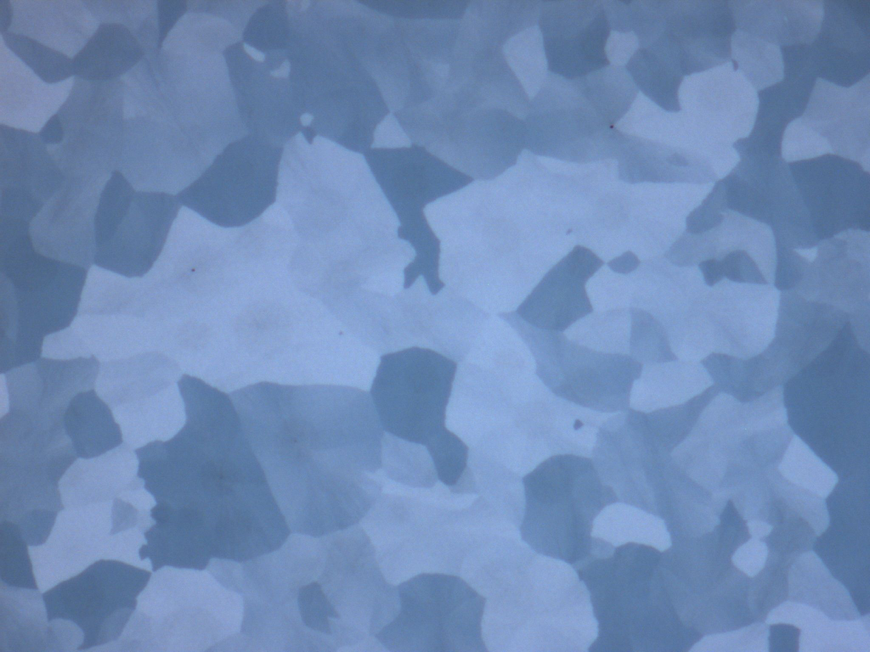
#> input picture contrast_images/0C_bf_140.png, 870 x 652 px; its folder holds 4 pictures in this run; the run also reads 2 pictures not shown here
$ python grain_counting.py   (older library calls are emulated)
#> lines starting #> are read from the running program, lines starting #| are printed output that depends on the picture; after the words box and inside, x2 and y2 are one past the last pixel; in counts of white or black regions, pixels touching at a corner belong together; pictures that were not available may be replaced by others from this repository, and a replacement may not be noted
import numpy as np
import pandas as pd
import matplotlib.pyplot as plt

from skimage.io import imread
from skimage.color import rgb2gray, rgba2rgb, label2rgb
from skimage.filters import sobel, threshold_otsu,\
        unsharp_mask, threshold_multiotsu
from skimage.filters.rank import mean
from skimage.morphology import disk
from skimage.morphology import binary_erosion, binary_dilation, local_maxima
from skimage.segmentation import watershed, mark_boundaries
from skimage.measure import label
from skimage.util import img_as_ubyte

def locate_grains(temp, mag, res=2, offset=0, multi_otsu=True):

    # Import images in RGB space:
#> called with temp = 0, mag = 140, res = 3, offset = 3, multi_otsu = False
    img_bf = rgba2rgb(imread(f'./contrast_images/{temp}C_bf_{mag}.png'))
    img_df = rgba2rgb(imread(f'./contrast_images/{temp}C_df_{mag}.png'))

    # Vertical offset if so required:
    if offset > 0:
        img_bf = img_bf[:-offset,:]
#> img_bf: shape (649, 870, 3) float64
        img_df = img_df[offset:,:]
    elif offset < 0:
        img_bf = img_bf[-offset:,:]
        img_df = img_df[:offset,:]

    # Horizontal crop if necessary:
    if img_bf.shape[1] > img_df.shape[1]:
        img_bf = img_bf[:, :img_df.shape[1]]
    elif img_bf.shape[1] < img_df.shape[1]:
        img_df = img_df[:, :img_bf.shape[1]]

    # Isolate greyscale maps of grain boundaries:
    gbs_bf = sobel(rgb2gray(img_bf))
    gbs_df = rgb2gray(img_df)

    # Rescale fields to maximize contrast across middle 95% of data:

    minval_bf = np.percentile(gbs_bf, 2.5)
#> minval_bf = 0.00104
    minval_df = np.percentile(gbs_df, 2.5)
#> minval_df = 0.414
    maxval_bf = gbs_bf.max()
#> maxval_bf = 0.125
    maxval_df = gbs_df.max()
#> maxval_df = 0.727

    gbs_bf_maxcon = (gbs_bf - minval_bf) / (maxval_bf - minval_bf)
    gbs_df_maxcon = (gbs_df - minval_df) / (maxval_df - minval_df)

    gbs_bf_maxcon[gbs_bf_maxcon < 0] = 0
#> gbs_bf_maxcon: shape (649, 870) float64; min 0, max 1, mean 0.0533
    gbs_df_maxcon[gbs_df_maxcon < 0] = 0
#> gbs_df_maxcon: shape (649, 870) float64; min 0, max 1, mean 0.38

    # Combine maps with equal weighting:
    gbs_maxcon = 1 - (gbs_bf_maxcon+gbs_df_maxcon) / 2

    # Use gaussian method to smooth noise and sharpen boundaries:
    gbs_smoothed = mean(img_as_ubyte(gbs_maxcon), selem=disk(1))
    gbs_sharpened = unsharp_mask(gbs_smoothed, radius=5, amount=2)
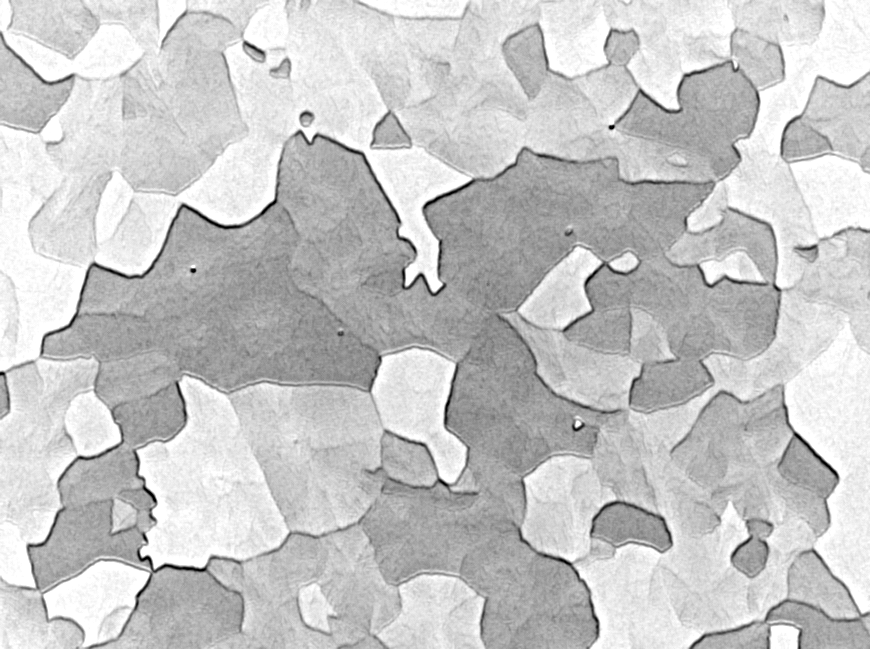
#> gbs_sharpened: shape (649, 870) float64; min 0, max 1, mean 0.78

    # Use thresholding to identify candidate boundaries:
    if multi_otsu:
        multi_thresholds = threshold_multiotsu(gbs_sharpened, classes=4, nbins=256)
        gbs_regions = np.digitize(gbs_sharpened, bins=multi_thresholds)
        grains = (gbs_regions == gbs_regions.max())
    else:
        threshold = threshold_otsu(gbs_sharpened)
#> threshold = 0.764
        grains = gbs_sharpened > threshold
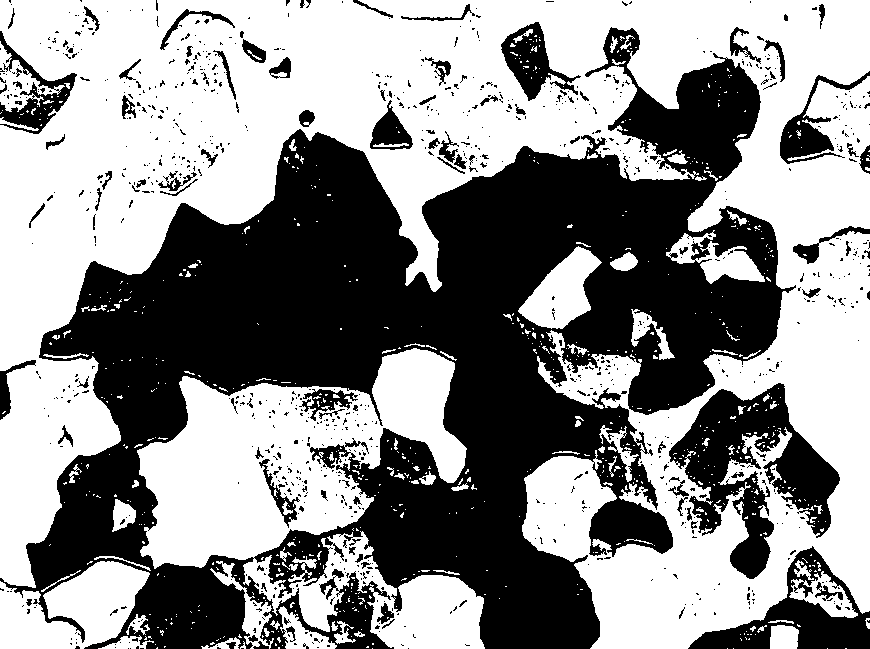
#> grains: shape (649, 870) bool; 55.7% white; 976 black regions (874 under 20 px), largest, box (x1, y1, x2, y2) and area: (0, 27, 796, 649) 208759, (669, 383, 840, 579) 14043, (688, 546, 870, 649) 6232

    # Execute weighted opening algorithm:
    #   - Erode grains using circular regions of erosion radius ER
    #   - (This means that ER ~ minimum detectable grain radius)
    #   - (i.e. decrease ER for smaller microstructures)
    #   - Then dilate by DR < ER (so as to have a net erode)
    #   - Continue until there's nothing left
    #   - Track progress in order to create a heatmap of survival time
    #   - Local maxima of this heatmap represents grain cores

    grains_opening = grains
    opening_progress = np.zeros_like(grains_opening)

    er = res        # erosion radius
    cf = 0.5        # coarseness factor
    dr = er * cf    # dilation radius

    while np.any(grains_opening):

        opening_progress = np.where(grains_opening != 0,
                opening_progress + 1, opening_progress)
        grains_opening = binary_erosion(grains_opening, selem=disk(er))
        grains_opening = binary_dilation(grains_opening, selem=disk(dr))
#> this loop made 35 passes
#> grains_opening: shape (649, 870) bool; every value is 0
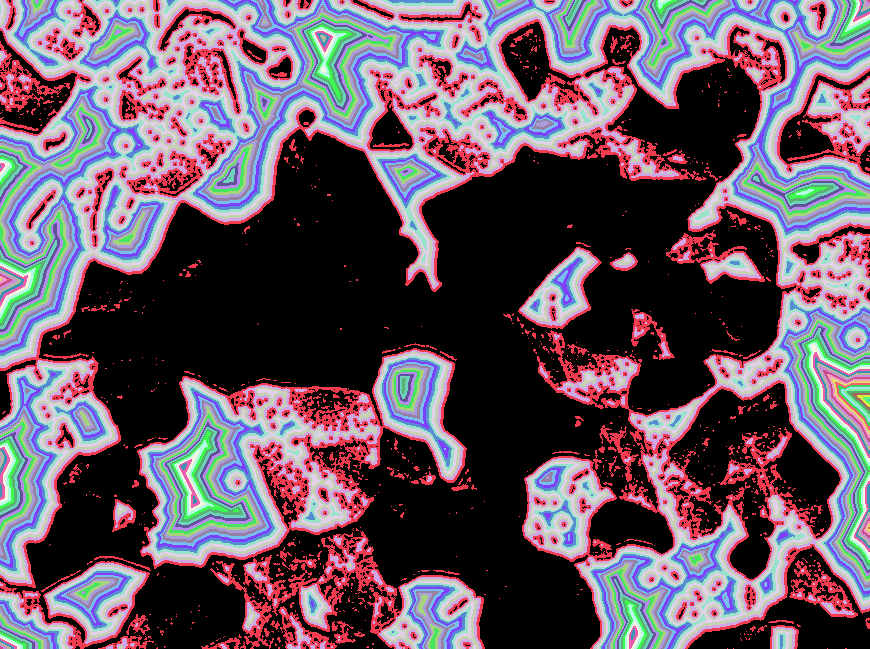
#> opening_progress: shape (649, 870) int64; 36 distinct labels, from 0 to 35; one colour per label, 0 black

    opening_progress = opening_progress / opening_progress.max()

    # Generate map of grain cores
    # (connectivity defined so as to equal disk(er))
    grain_cores = local_maxima(opening_progress,
            connectivity=er**2,
            indices=False, allow_borders=True)
#> grain_cores: shape (649, 870) bool; 2.2% white in thin lines or dots
    cores_x, cores_y = local_maxima(opening_progress,
            connectivity=er**2,
            indices=True, allow_borders=True)
#> cores_x = 12668 values from 0 to 648; cores_y = 12668 values, max 869 at index 121, min 0 at index 293, mean 458.9

    # Use grain cores as markers for watershed algorithm

    markers = label(grain_cores, connectivity=2)
#> markers: shape (649, 870) int32; 1032 distinct labels, from 0 to 1031

    #grain_labels = watershed(-1*grains, markers)
    #grain_labels = watershed(-gbs_sharpened, markers)
    grain_labels = watershed(-opening_progress, markers)
#> grain_labels: shape (649, 870) int32; 1031 distinct labels, from 1 to 1031

    #grain_map = label2rgb(grain_labels, image=grains, bg_label=0)
    grain_map = label2rgb(grain_labels, image=gbs_sharpened, bg_label=0)
    #grain_map = label2rgb(grain_labels, image=opening_progress, bg_label=0)

    marked_grain_map = mark_boundaries(grain_map, grain_labels)

    #print(np.unique(grain_labels))

    return grain_labels, img_bf, img_df, gbs_maxcon, gbs_sharpened, grains,\
            grain_cores, marked_grain_map, opening_progress

def grain_density(temp, mag, **kwargs):

    grain_labels, img_bf, img_df, gbs_maxcon, gbs_sharpened, grains, \
            grain_cores, marked_grain_map,\
            opening_progress = locate_grains(temp, mag, **kwargs)

    n_grains = grain_labels.max()
    hl_ratio = marked_grain_map.shape[0] / marked_grain_map.shape[1]

    length_um = mag
    height_um = length_um * hl_ratio
    area_um2 = length_um * height_um

    return n_grains/area_um2

def plot_grains(temp, mag, **kwargs):

    grain_labels, img_bf, img_df, gbs_maxcon, gbs_sharpened, grains, \
            grain_cores, marked_grain_map,\
            opening_progress = locate_grains(temp, mag, **kwargs)

    fig, axes = plt.subplots(nrows=2, ncols=3, sharex=True, sharey=True)
    ax = axes.ravel()

    label_size = 30

    ax[0].imshow(img_bf)
    ax[0].text(0.05, 0.9,'A', color='red', size=label_size,
            transform = ax[0].transAxes)

    ax[1].imshow(img_df)
    ax[1].text(0.05, 0.9,'B', color='red', size=label_size,
            transform = ax[1].transAxes)

    ax[2].imshow(gbs_maxcon, cmap=plt.cm.gray)
    ax[2].text(0.05, 0.9,'C', color='red', size=label_size,
            transform = ax[2].transAxes)

    ax[3].imshow(grains, cmap=plt.cm.gray)
    ax[3].text(0.05, 0.9,'D', color='red', size=label_size,
            transform = ax[3].transAxes)

    ax[4].imshow(opening_progress, cmap=plt.cm.plasma)
    ax[4].text(0.05, 0.9,'E', color='white', size=label_size,
            transform = ax[4].transAxes)

    ax[5].imshow(marked_grain_map)
    ax[5].text(0.05, 0.9,'F', color='red', size=label_size,
            transform = ax[5].transAxes)

    #ax[2].imshow(opening_progress, cmap=plt.cm.nipy_spectral)
    #ax[2].imshow(gbs_sharpened, cmap=plt.cm.gray)
    #ax[2].set_title('Intermediate')
    #ax[3].imshow(marked_grain_map, cmap=plt.cm.nipy_spectral)
    #ax[3].imshow(grain_cores, alpha=1.0*(grain_cores > 0), cmap='Reds')
    #ax[3].scatter(grain_centroid_coors[:,1], grain_centroid_coors[:,0])
    #ax[3].scatter(cores_y, cores_x, s=1, c='r', marker='x')
    #ax[3].set_title('Decimated Grain Cores')

    for a in ax:
        a.set_axis_off()

    fig.tight_layout()
    plt.show()

if __name__ == '__main__':

    plot_grains(0, 140, res=3, offset=3, multi_otsu=False)
    plot_grains(10, 140, res=2, offset=18)
#> call 2 of locate_grains, with temp = 10, mag = 140, res = 2, offset = 18, multi_otsu = True
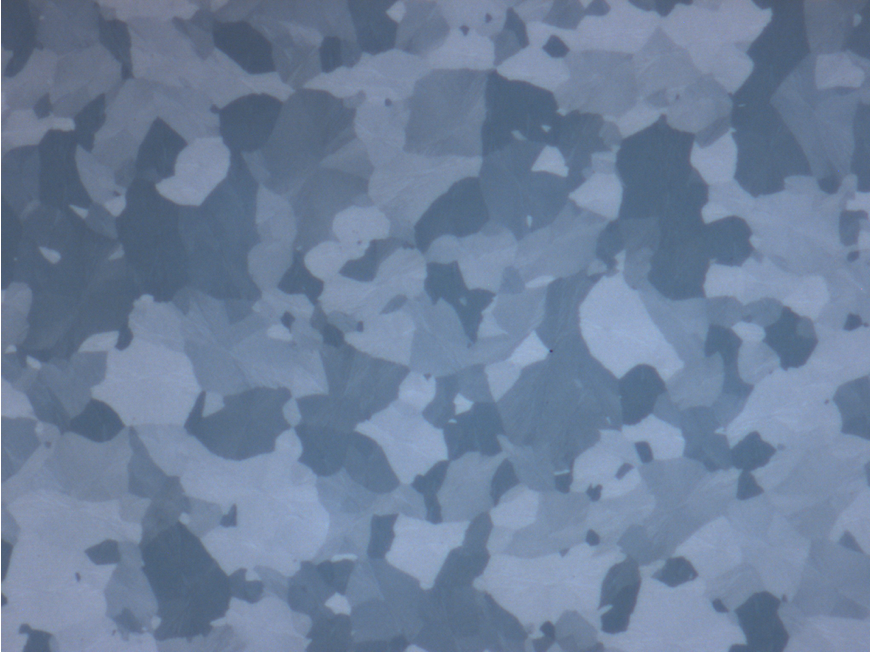
#> input picture contrast_images/10C_bf_140.png, 870 x 652 px
#> in locate_grains (call 2), `gbs_df = rgb2gray(img_df)`:
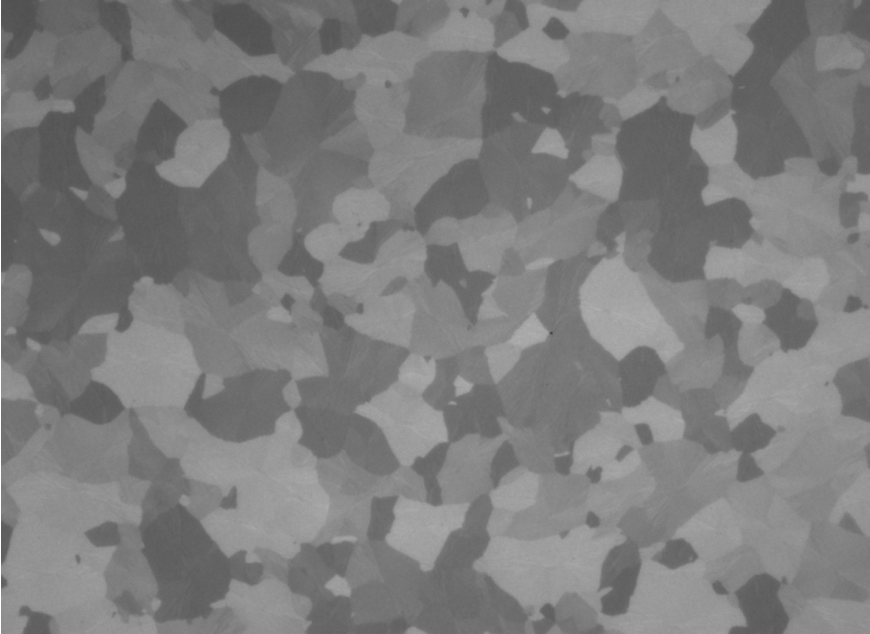
#> gbs_df: shape (634, 870) float64; min 0.268, max 1, mean 0.493
#> in locate_grains (call 2), `minval_bf = np.percentile(gbs_bf, 2.5)`: minval_bf = 0.00115
#> in locate_grains (call 2), `minval_df = np.percentile(gbs_df, 2.5)`: minval_df = 0.36
#> in locate_grains (call 2), `maxval_bf = gbs_bf.max()`: maxval_bf = 0.491
#> in locate_grains (call 2), `maxval_df = gbs_df.max()`: maxval_df = 1
#> in locate_grains (call 2), `gbs_bf_maxcon[gbs_bf_maxcon < 0] = 0`: gbs_bf_maxcon: shape (634, 870) float64; min 0, max 1, mean 0.0196
#> in locate_grains (call 2), `gbs_df_maxcon[gbs_df_maxcon < 0] = 0`: gbs_df_maxcon: shape (634, 870) float64; min 0, max 1, mean 0.209
#> in locate_grains (call 2), `gbs_maxcon = 1 - (gbs_bf_maxcon+gbs_df_maxcon) / 2`:
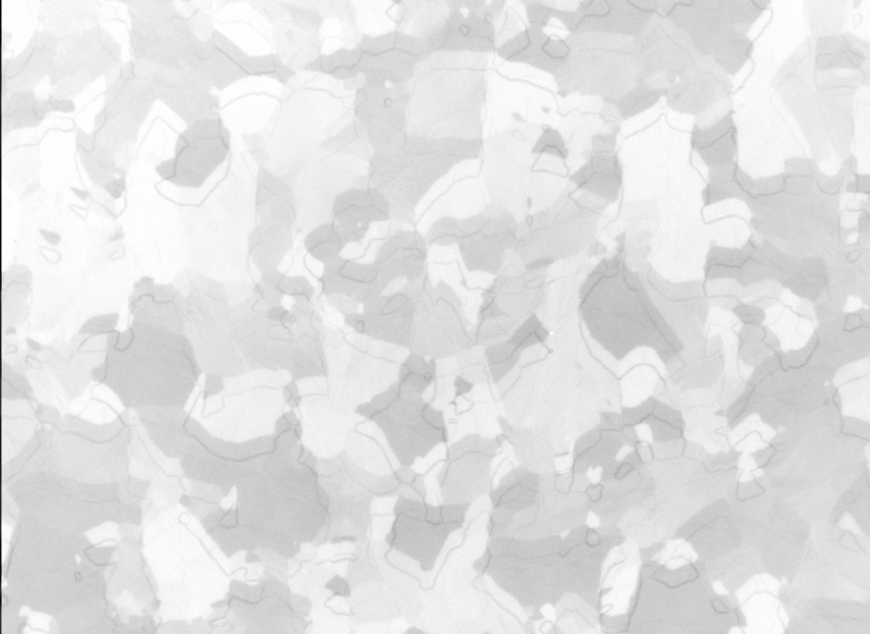
#> gbs_maxcon: shape (634, 870) float64; min 0, max 1, mean 0.886
#> in locate_grains (call 2), `multi_thresholds = threshold_multiotsu(gbs_sharpened, classes=4, nbins..`: multi_thresholds = [0.369, 0.826, 0.916]
#> in locate_grains (call 2), `gbs_regions = np.digitize(gbs_sharpened, bins=multi_thresholds)`: gbs_regions: shape (634, 870) int64; 4 distinct labels, from 0 to 3
#> in locate_grains (call 2), `grains = (gbs_regions == gbs_regions.max())`: grains: shape (634, 870) bool; 38.6% white; 699 white regions (510 under 20 px), largest, box (x1, y1, x2, y2) and area: (2, 0, 400, 634) 87110, (546, 0, 870, 413) 29208, (416, 50, 612, 237) 13834
#> the loop in locate_grains (call 2), `while np.any(grains_opening): ` made 42 passes
#> after the loop in locate_grains (call 2), `while np.any(grains_opening):`: grains_opening: shape (634, 870) bool; every value is 0
#> after the loop in locate_grains (call 2), `while np.any(grains_opening):`:
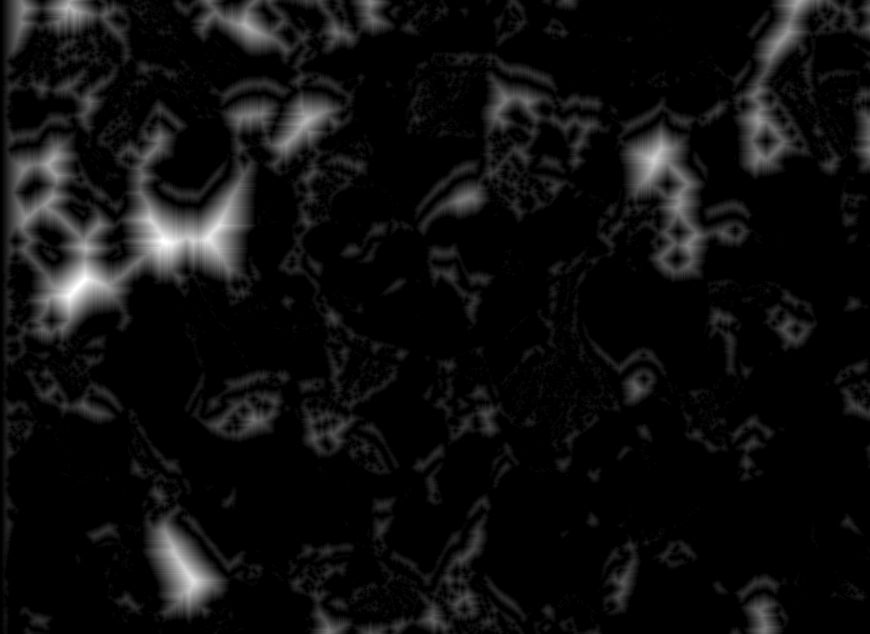
#> opening_progress: shape (634, 870) int64; min 0, max 42, mean 2.5; drawn with min black and max white
#> in locate_grains (call 2), `cores_x, cores_y = local_maxima(opening_progress, connectivity=er**2, ..`: cores_x = 12805 values from 0 to 633; cores_y = 12805 values, max 869 at index 182, min 4 at index 8417, mean 427.9
    plot_grains(15, 140, res=2)
    plot_grains(20, 140, res=2)
#> (the run stopped early here; a loop or call above may not have finished)
